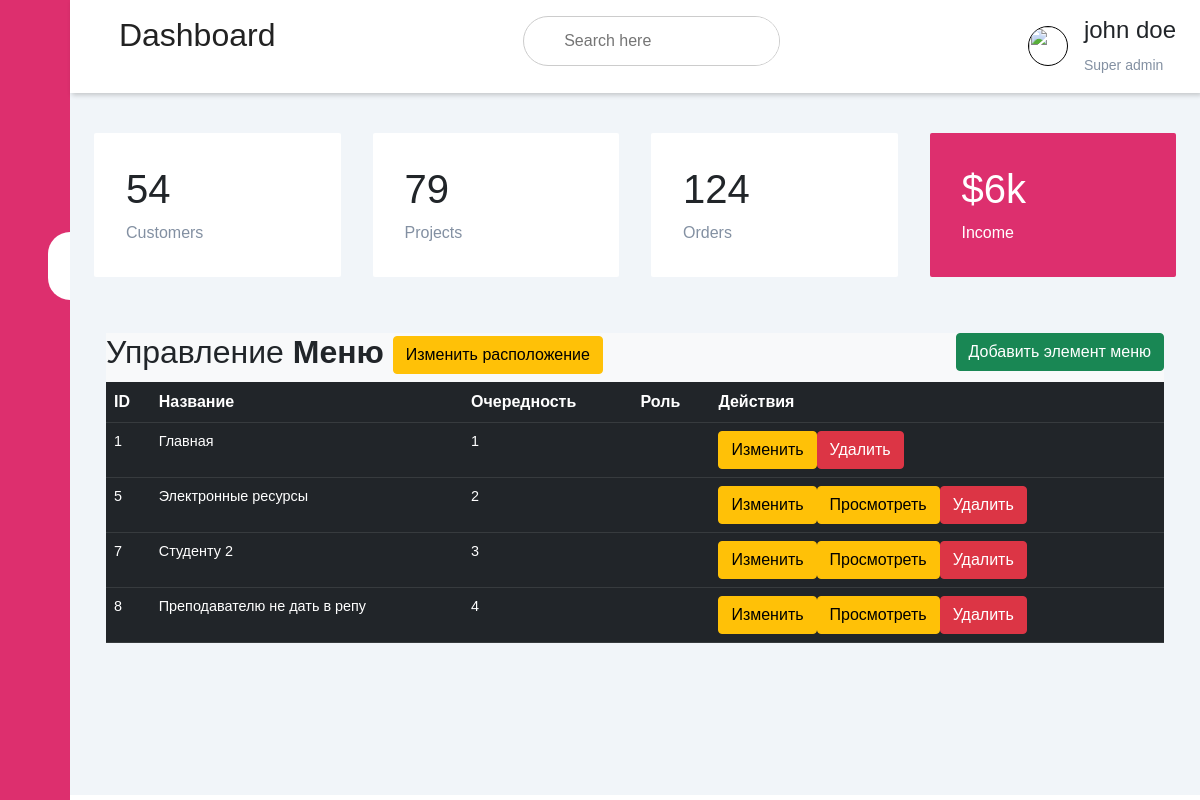
Page /edit/menu/ on the earlier database version.
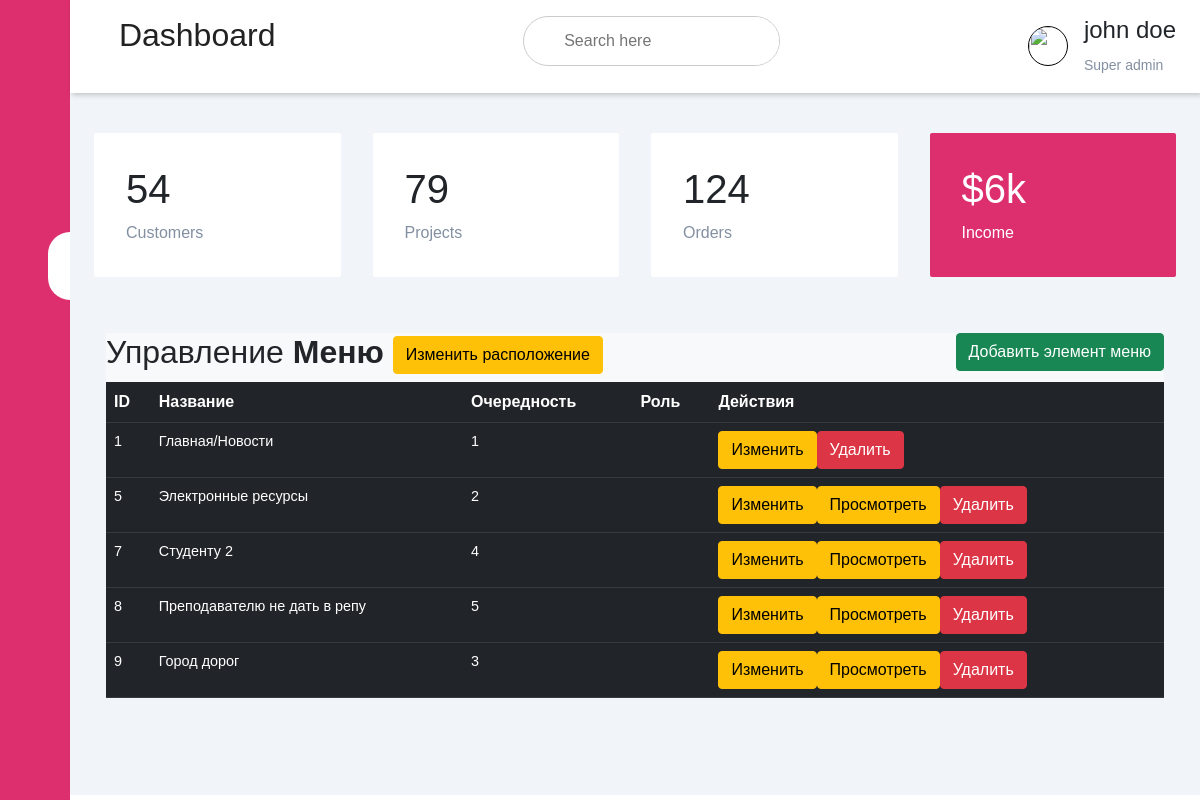
Same page on the later database version.
### app/models.py (models this page shows)
class Menu(db.Model):
    __tablename__ = 'menu'
    id = Column(Integer(), primary_key=True)
    name = Column(String(250), nullable=False)
    url = Column(String(250), nullable=True)
    url_is_inner = Column(Boolean, default=True)
    is_parent = Column(Boolean, default=True)
    index = Column(Integer, default=None)
    massiv_id = Column(PickleType(), default=None)

### app/editor_bp/routes/menu_routes.py (the view)
@blueprint.route('/menu/')
def menu():
    title = 'Меню'
    menu_list = Menu.query.all()
    return render_template('editor_bp/menu.html', menu_list=menu_list, title=title)

### app/editor_bp/templates/editor_bp/menu.html (shortened to what this page needs)
{% extends 'base_edit_template.html' %}
{% block head %}
<link rel="stylesheet" href="{{url_for('admin.static', filename = 'css/bootstrap.min.css')}}">
{% endblock %}
{%block sidebar_menu%}
<div class="sidebar">
    <div class="sidebar-brand">
        <h2> <span>Админ панель</span></h2>
    </div>
    <div class="sidebar-menu">
        <ul>
            <li>
                <a href="{{url_for('editor.add_record')}}"><span class="las la-igloo"></span><span>Записи</span></a>
            </li>
            <li>
                <a href="{{url_for('editor.show_categories')}}"><span class="las la-users"></span><span>Категории</span></a>
            </li>
            <li>
                <a href="" class="active"><span class="las la-clipboard-list"></span><span>Меню</span></a>
            </li>
            <li>
                <a href=""><span class="las la-shopping-bag"></span><span>Быстрый доступ</span></a>
            </li>
            <li>
                <a href="{{url_for('editor.show_partners')}}"><span class="las la-receipt"></span><span>Партнеры</span></a>
            </li>
            <li>
                <a href=""><span class="las la-user-circle"></span><span>Правая панель</span></a>
            </li>
            <li>
                <a href=""><span class="las la-clipboard-list"></span><span>Метрики</span></a>
            </li>
        </ul>
    </div>
</div>
{%endblock%}
{% block header %}
{% include 'header.html' %}
{% endblock %}
{% block content %}
<div class="container">
    <div class="row">
        <div class="col md-12">
            <div class="bg-light p3">
                <h2>Управление <b>Меню</b>
                    <button type="button" class="btn btn-success float-end"
                            data-bs-toggle="modal" data-bs-target="#create_modal">Добавить элемент меню
                    </button>
                    <a href="{{url_for('editor.drag_drop_menu')}}" class="btn btn-warning btn-xs">Изменить
                        расположение</a>
                </h2>
                <table class="table table-hover table-dark">
                    <tr>
                        <th>ID</th>
                        <th>Название</th>
                        <th>Очередность</th>
                        <th>Роль</th>
                        <th>Действия</th>
                    </tr>
                    {% for row in menu_list %}
                    <tr>
                        <td>{{ row.id }}</td>
                        <td>{{ row.name }}</td>
                        <td>{{row.index}}</td>
                        <td>{{row.is_inner}}</td>
                        <td>
                            <a href="{{url_for('editor.update_menu_parent')}}" class="btn btn-warning btn-xs"
                               data-bs-toggle="modal"
                               data-bs-target="#edit_modal{{ row.id }}">Изменить</a>
                            {% if row.is_parent %}
                            <a href="{{url_for('editor.show_menu_element', id=row.id)}}" class="btn btn-warning btn-xs">Просмотреть</a>
                            {% endif %}
                            <a href="{{url_for('editor.delete_menu_parent', id=row.id)}}" class="btn btn-danger btn-xs"
                               onclick="return confirm('Вы хотите удалить? ?')">Удалить</a>
                        </td>
                    </tr>
                    {% endfor%}
                </table>
            </div>
        </div>
    </div>
</div>
{% endblock %}

Differences in the rows shown:
changed Menu id 1: name "Главная" → "Главная/Новости"
changed Menu "Студенту 2": index "3" → "4"
changed Menu "Преподавателю не дать в репу": index "4" → "5"
added Menu: id "9", name "Город дорог", index "3"
